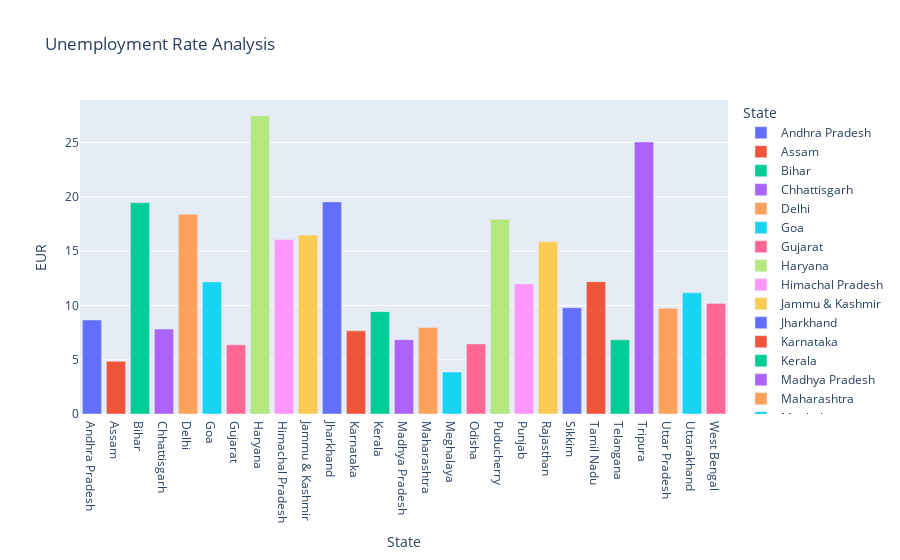

The code cell stored with this chart in its notebook:
### Code cell
fig = px.bar(group_state, x="State", y="EUR", color="State", title="Unemployment Rate Analysis")
fig.show()

### Figure 1 — Plotly figure (JSON) as saved in the notebook; plotly's stock layout.template omitted (floating-point values rounded to 4 significant figures)
{"data": [{"alignmentgroup": "True", "hovertemplate": "State=%{x}<br>EUR=%{y}<extra></extra>", "legendgroup": "Andhra Pradesh", "marker": {"color": "#636efa", "pattern": {"shape": ""}}, "name": "Andhra Pradesh", "offsetgroup": "Andhra Pradesh", "orientation": "v", "showlegend": true, "textposition": "auto", "type": "bar", "x": ["Andhra Pradesh"], "xaxis": "x", "y": [8.66], "yaxis": "y"}, {"alignmentgroup": "True", "hovertemplate": "State=%{x}<br>EUR=%{y}<extra></extra>", "legendgroup": "Assam", "marker": {"color": "#EF553B", "pattern": {"shape": ""}}, "name": "Assam", "offsetgroup": "Assam", "orientation": "v", "showlegend": true, "textposition": "auto", "type": "bar", "x": ["Assam"], "xaxis": "x", "y": [4.86], "yaxis": "y"}, {"alignmentgroup": "True", "hovertemplate": "State=%{x}<br>EUR=%{y}<extra></extra>", "legendgroup": "Bihar", "marker": {"color": "#00cc96", "pattern": {"shape": ""}}, "name": "Bihar", "offsetgroup": "Bihar", "orientation": "v", "showlegend": true, "textposition": "auto", "type": "bar", "x": ["Bihar"], "xaxis": "x", "y": [19.47], "yaxis": "y"}, {"alignmentgroup": "True", "hovertemplate": "State=%{x}<br>EUR=%{y}<extra></extra>", "legendgroup": "Chhattisgarh", "marker": {"color": "#ab63fa", "pattern": {"shape": ""}}, "name": "Chhattisgarh", "offsetgroup": "Chhattisgarh", "orientation": "v", "showlegend": true, "textposition": "auto", "type": "bar", "x": ["Chhattisgarh"], "xaxis": "x", "y": [7.82], "yaxis": "y"}, {"alignmentgroup": "True", "hovertemplate": "State=%{x}<br>EUR=%{y}<extra></extra>", "legendgroup": "Delhi", "marker": {"color": "#FFA15A", "pattern": {"shape": ""}}, "name": "Delhi", "offsetgroup": "Delhi", "orientation": "v", "showlegend": true, "textposition": "auto", "type": "bar", "x": ["Delhi"], "xaxis": "x", "y": [18.41], "yaxis": "y"}, {"alignmentgroup": "True", "hovertemplate": "State=%{x}<br>EUR=%{y}<extra></extra>", "legendgroup": "Goa", "marker": {"color": "#19d3f3", "pattern": {"shape": ""}}, "name": "Goa", "offsetgroup": "Goa", "orientation": "v", "showlegend": true, "textposition": "auto", "type": "bar", "x": ["Goa"], "xaxis": "x", "y": [12.17], "yaxis": "y"}, {"alignmentgroup": "True", "hovertemplate": "State=%{x}<br>EUR=%{y}<extra></extra>", "legendgroup": "Gujarat", "marker": {"color": "#FF6692", "pattern": {"shape": ""}}, "name": "Gujarat", "offsetgroup": "Gujarat", "orientation": "v", "showlegend": true, "textposition": "auto", "type": "bar", "x": ["Gujarat"], "xaxis": "x", "y": [6.38], "yaxis": "y"}, {"alignmentgroup": "True", "hovertemplate": "State=%{x}<br>EUR=%{y}<extra></extra>", "legendgroup": "Haryana", "marker": {"color": "#B6E880", "pattern": {"shape": ""}}, "name": "Haryana", "offsetgroup": "Haryana", "orientation": "v", "showlegend": true, "textposition": "auto", "type": "bar", "x": ["Haryana"], "xaxis": "x", "y": [27.48], "yaxis": "y"}, {"alignmentgroup": "True", "hovertemplate": "State=%{x}<br>EUR=%{y}<extra></extra>", "legendgroup": "Himachal Pradesh", "marker": {"color": "#FF97FF", "pattern": {"shape": ""}}, "name": "Himachal Pradesh", "offsetgroup": "Himachal Pradesh", "orientation": "v", "showlegend": true, "textposition": "auto", "type": "bar", "x": ["Himachal Pradesh"], "xaxis": "x", "y": [16.07], "yaxis": "y"}, {"alignmentgroup": "True", "hovertemplate": "State=%{x}<br>EUR=%{y}<extra></extra>", "legendgroup": "Jammu & Kashmir", "marker": {"color": "#FECB52", "pattern": {"shape": ""}}, "name": "Jammu & Kashmir", "offsetgroup": "Jammu & Kashmir", "orientation": "v", "showlegend": true, "textposition": "auto", "type": "bar", "x": ["Jammu & Kashmir"], "xaxis": "x", "y": [16.48], "yaxis": "y"}, {"alignmentgroup": "True", "hovertemplate": "State=%{x}<br>EUR=%{y}<extra></extra>", "legendgroup": "Jharkhand", "marker": {"color": "#636efa", "pattern": {"shape": ""}}, "name": "Jharkhand", "offsetgroup": "Jharkhand", "orientation": "v", "showlegend": true, "textposition": "auto", "type": "bar", "x": ["Jharkhand"], "xaxis": "x", "y": [19.54], "yaxis": "y"}, {"alignmentgroup": "True", "hovertemplate": "State=%{x}<br>EUR=%{y}<extra></extra>", "legendgroup": "Karnataka", "marker": {"color": "#EF553B", "pattern": {"shape": ""}}, "name": "Karnataka", "offsetgroup": "Karnataka", "orientation": "v", "showlegend": true, "textposition": "auto", "type": "bar", "x": ["Karnataka"], "xaxis": "x", "y": [7.67], "yaxis": "y"}, {"alignmentgroup": "True", "hovertemplate": "State=%{x}<br>EUR=%{y}<extra></extra>", "legendgroup": "Kerala", "marker": {"color": "#00cc96", "pattern": {"shape": ""}}, "name": "Kerala", "offsetgroup": "Kerala", "orientation": "v", "showlegend": true, "textposition": "auto", "type": "bar", "x": ["Kerala"], "xaxis": "x", "y": [9.43], "yaxis": "y"}, {"alignmentgroup": "True", "hovertemplate": "State=%{x}<br>EUR=%{y}<extra></extra>", "legendgroup": "Madhya Pradesh", "marker": {"color": "#ab63fa", "pattern": {"shape": ""}}, "name": "Madhya Pradesh", "offsetgroup": "Madhya Pradesh", "orientation": "v", "showlegend": true, "textposition": "auto", "type": "bar", "x": ["Madhya Pradesh"], "xaxis": "x", "y": [6.85], "yaxis": "y"}, {"alignmentgroup": "True", "hovertemplate": "State=%{x}<br>EUR=%{y}<extra></extra>", "legendgroup": "Maharashtra", "marker": {"color": "#FFA15A", "pattern": {"shape": ""}}, "name": "Maharashtra", "offsetgroup": "Maharashtra", "orientation": "v", "showlegend": true, "textposition": "auto", "type": "bar", "x": ["Maharashtra"], "xaxis": "x", "y": [7.98], "yaxis": "y"}, {"alignmentgroup": "True", "hovertemplate": "State=%{x}<br>EUR=%{y}<extra></extra>", "legendgroup": "Meghalaya", "marker": {"color": "#19d3f3", "pattern": {"shape": ""}}, "name": "Meghalaya", "offsetgroup": "Meghalaya", "orientation": "v", "showlegend": true, "textposition": "auto", "type": "bar", "x": ["Meghalaya"], "xaxis": "x", "y": [3.87], "yaxis": "y"}, {"alignmentgroup": "True", "hovertemplate": "State=%{x}<br>EUR=%{y}<extra></extra>", "legendgroup": "Odisha", "marker": {"color": "#FF6692", "pattern": {"shape": ""}}, "name": "Odisha", "offsetgroup": "Odisha", "orientation": "v", "showlegend": true, "textposition": "auto", "type": "bar", "x": ["Odisha"], "xaxis": "x", "y": [6.46], "yaxis": "y"}, {"alignmentgroup": "True", "hovertemplate": "State=%{x}<br>EUR=%{y}<extra></extra>", "legendgroup": "Puducherry", "marker": {"color": "#B6E880", "pattern": {"shape": ""}}, "name": "Puducherry", "offsetgroup": "Puducherry", "orientation": "v", "showlegend": true, "textposition": "auto", "type": "bar", "x": ["Puducherry"], "xaxis": "x", "y": [17.94], "yaxis": "y"}, {"alignmentgroup": "True", "hovertemplate": "State=%{x}<br>EUR=%{y}<extra></extra>", "legendgroup": "Punjab", "marker": {"color": "#FF97FF", "pattern": {"shape": ""}}, "name": "Punjab", "offsetgroup": "Punjab", "orientation": "v", "showlegend": true, "textposition": "auto", "type": "bar", "x": ["Punjab"], "xaxis": "x", "y": [11.98], "yaxis": "y"}, {"alignmentgroup": "True", "hovertemplate": "State=%{x}<br>EUR=%{y}<extra></extra>", "legendgroup": "Rajasthan", "marker": {"color": "#FECB52", "pattern": {"shape": ""}}, "name": "Rajasthan", "offsetgroup": "Rajasthan", "orientation": "v", "showlegend": true, "textposition": "auto", "type": "bar", "x": ["Rajasthan"], "xaxis": "x", "y": [15.87], "yaxis": "y"}, {"alignmentgroup": "True", "hovertemplate": "State=%{x}<br>EUR=%{y}<extra></extra>", "legendgroup": "Sikkim", "marker": {"color": "#636efa", "pattern": {"shape": ""}}, "name": "Sikkim", "offsetgroup": "Sikkim", "orientation": "v", "showlegend": true, "textposition": "auto", "type": "bar", "x": ["Sikkim"], "xaxis": "x", "y": [9.79], "yaxis": "y"}, {"alignmentgroup": "True", "hovertemplate": "State=%{x}<br>EUR=%{y}<extra></extra>", "legendgroup": "Tamil Nadu", "marker": {"color": "#EF553B", "pattern": {"shape": ""}}, "name": "Tamil Nadu", "offsetgroup": "Tamil Nadu", "orientation": "v", "showlegend": true, "textposition": "auto", "type": "bar", "x": ["Tamil Nadu"], "xaxis": "x", "y": [12.19], "yaxis": "y"}, {"alignmentgroup": "True", "hovertemplate": "State=%{x}<br>EUR=%{y}<extra></extra>", "legendgroup": "Telangana", "marker": {"color": "#00cc96", "pattern": {"shape": ""}}, "name": "Telangana", "offsetgroup": "Telangana", "orientation": "v", "showlegend": true, "textposition": "auto", "type": "bar", "x": ["Telangana"], "xaxis": "x", "y": [6.83], "yaxis": "y"}, {"alignmentgroup": "True", "hovertemplate": "State=%{x}<br>EUR=%{y}<extra></extra>", "legendgroup": "Tripura", "marker": {"color": "#ab63fa", "pattern": {"shape": ""}}, "name": "Tripura", "offsetgroup": "Tripura", "orientation": "v", "showlegend": true, "textposition": "auto", "type": "bar", "x": ["Tripura"], "xaxis": "x", "y": [25.06], "yaxis": "y"}, {"alignmentgroup": "True", "hovertemplate": "State=%{x}<br>EUR=%{y}<extra></extra>", "legendgroup": "Uttar Pradesh", "marker": {"color": "#FFA15A", "pattern": {"shape": ""}}, "name": "Uttar Pradesh", "offsetgroup": "Uttar Pradesh", "orientation": "v", "showlegend": true, "textposition": "auto", "type": "bar", "x": ["Uttar Pradesh"], "xaxis": "x", "y": [9.74], "yaxis": "y"}, {"alignmentgroup": "True", "hovertemplate": "State=%{x}<br>EUR=%{y}<extra></extra>", "legendgroup": "Uttarakhand", "marker": {"color": "#19d3f3", "pattern": {"shape": ""}}, "name": "Uttarakhand", "offsetgroup": "Uttarakhand", "orientation": "v", "showlegend": true, "textposition": "auto", "type": "bar", "x": ["Uttarakhand"], "xaxis": "x", "y": [11.16], "yaxis": "y"}, {"alignmentgroup": "True", "hovertemplate": "State=%{x}<br>EUR=%{y}<extra></extra>", "legendgroup": "West Bengal", "marker": {"color": "#FF6692", "pattern": {"shape": ""}}, "name": "West Bengal", "offsetgroup": "West Bengal", "orientation": "v", "showlegend": true, "textposition": "auto", "type": "bar", "x": ["West Bengal"], "xaxis": "x", "y": [10.19], "yaxis": "y"}], "layout": {"barmode": "relative", "legend": {"title": {"text": "State"}, "tracegroupgap": 0}, "title": {"text": "Unemployment Rate Analysis"}, "xaxis": {"anchor": "y", "categoryarray": ["Andhra Pradesh", "Assam", "Bihar", "Chhattisgarh", "Delhi", "Goa", "Gujarat", "Haryana", "Himachal Pradesh", "Jammu & Kashmir", "Jharkhand", "Karnataka", "Kerala", "Madhya Pradesh", "Maharashtra", "Meghalaya", "Odisha", "Puducherry", "Punjab", "Rajasthan", "Sikkim", "Tamil Nadu", "Telangana", "Tripura", "Uttar Pradesh", "Uttarakhand", "West Bengal"], "categoryorder": "array", "domain": [0, 1], "title": {"text": "State"}}, "yaxis": {"anchor": "x", "domain": [0, 1], "title": {"text": "EUR"}}}}
